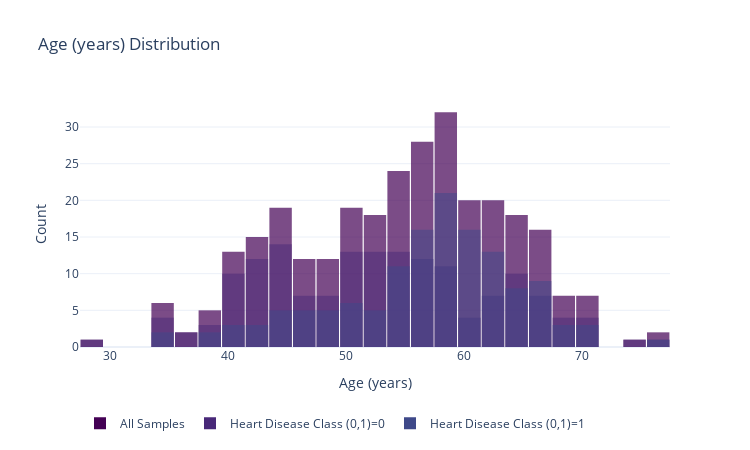
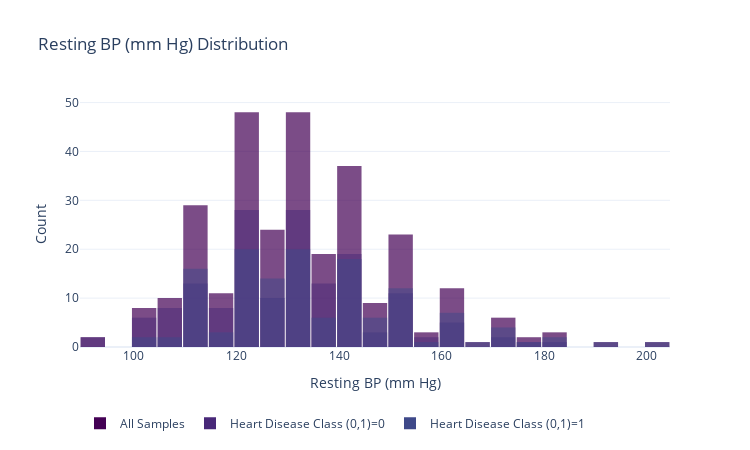

Notebook source saved alongside these figures, in order:
### Code cell
import plotly.graph_objects as go
import plotly.express as px
import pandas as pd

def plot_numeric_distributions(df, num_cols, target=None, bins=25):
    """
    Plot interactive histograms for numeric columns with optional target overlay.
    
    Parameters:
        df (pd.DataFrame): DataFrame with numeric and optional target columns
        num_cols (list[str]): List of numeric column names
        target (str, optional): Target column for overlay distribution
        bins (int): Number of bins in the histogram
    """
    for col in NUM:
        fig = go.Figure()

        # Main histogram (for all samples)
        hist = go.Histogram(
            x=df[col],
            nbinsx=bins,
            name="All Samples",
            marker=dict(color=palette[0], opacity=0.7),
            hovertemplate=f"<b>{col}</b><br>Value: %{{x:.2f}}<br>Count: %{{y}}<extra></extra>"
        )
        fig.add_trace(hist)

        # Optional overlay by target
        if target and target in df.columns:
            for i, cls in enumerate(sorted(df[target].unique())):
                subset = df[df[target] == cls]
                fig.add_trace(
                    go.Histogram(
                        x=subset[col],
                        nbinsx=bins,
                        name=f"{target}={cls}",
                        marker=dict(color=palette[i + 1], opacity=0.5),
                        hovertemplate=f"<b>{col}</b><br>Value: %{{x:.2f}}<br>Count: %{{y}}<br>{target}={cls}<extra></extra>"
                    )
                )

            fig.update_layout(barmode='overlay')

        # Layout styling
        fig.update_layout(
            title=f"{col} Distribution",
            xaxis_title=col,
            yaxis_title="Count",
            template="plotly_white",
            paper_bgcolor="white",
            plot_bgcolor="white",
            width=750,
            height=450,
            legend=dict(orientation="h", y=-0.25),
            bargap=0.05
        )

        fig.show()

# ✅ Run for all numeric columns
plot_numeric_distributions(df_viz, ESSENTIAL_NUM, target=TARGET)

### Figure 1 — Plotly figure (JSON) as saved in the notebook; plotly's stock layout.template omitted (floating-point values rounded to 4 significant figures; data arrays with more than 128 entries replaced by an {"elided": "..."} marker saying what was removed)
{"data": [{"hovertemplate": "<b>Age (years)</b><br>Value: %{x:.2f}<br>Count: %{y}<extra></extra>", "marker": {"color": "#440154", "opacity": 0.7}, "name": "All Samples", "nbinsx": 25, "type": "histogram", "x": {"elided": "297 int values"}}, {"hovertemplate": "<b>Age (years)</b><br>Value: %{x:.2f}<br>Count: %{y}<br>Heart Disease Class (0,1)=0<extra></extra>", "marker": {"color": "#482878", "opacity": 0.5}, "name": "Heart Disease Class (0,1)=0", "nbinsx": 25, "type": "histogram", "x": {"elided": "160 int values"}}, {"hovertemplate": "<b>Age (years)</b><br>Value: %{x:.2f}<br>Count: %{y}<br>Heart Disease Class (0,1)=1<extra></extra>", "marker": {"color": "#3e4989", "opacity": 0.5}, "name": "Heart Disease Class (0,1)=1", "nbinsx": 25, "type": "histogram", "x": {"elided": "137 int values"}}], "layout": {"bargap": 0.05, "barmode": "overlay", "height": 450, "legend": {"orientation": "h", "y": -0.25}, "paper_bgcolor": "white", "plot_bgcolor": "white", "title": {"text": "Age (years) Distribution"}, "width": 750, "xaxis": {"title": {"text": "Age (years)"}}, "yaxis": {"title": {"text": "Count"}}}}

### Figure 2 — Plotly figure (JSON) as saved in the notebook; plotly's stock layout.template omitted (floating-point values rounded to 4 significant figures; data arrays with more than 128 entries replaced by an {"elided": "..."} marker saying what was removed)
{"data": [{"hovertemplate": "<b>Resting BP (mm Hg)</b><br>Value: %{x:.2f}<br>Count: %{y}<extra></extra>", "marker": {"color": "#440154", "opacity": 0.7}, "name": "All Samples", "nbinsx": 25, "type": "histogram", "x": {"elided": "297 int values"}}, {"hovertemplate": "<b>Resting BP (mm Hg)</b><br>Value: %{x:.2f}<br>Count: %{y}<br>Heart Disease Class (0,1)=0<extra></extra>", "marker": {"color": "#482878", "opacity": 0.5}, "name": "Heart Disease Class (0,1)=0", "nbinsx": 25, "type": "histogram", "x": {"elided": "160 int values"}}, {"hovertemplate": "<b>Resting BP (mm Hg)</b><br>Value: %{x:.2f}<br>Count: %{y}<br>Heart Disease Class (0,1)=1<extra></extra>", "marker": {"color": "#3e4989", "opacity": 0.5}, "name": "Heart Disease Class (0,1)=1", "nbinsx": 25, "type": "histogram", "x": {"elided": "137 int values"}}], "layout": {"bargap": 0.05, "barmode": "overlay", "height": 450, "legend": {"orientation": "h", "y": -0.25}, "paper_bgcolor": "white", "plot_bgcolor": "white", "title": {"text": "Resting BP (mm Hg) Distribution"}, "width": 750, "xaxis": {"title": {"text": "Resting BP (mm Hg)"}}, "yaxis": {"title": {"text": "Count"}}}}
